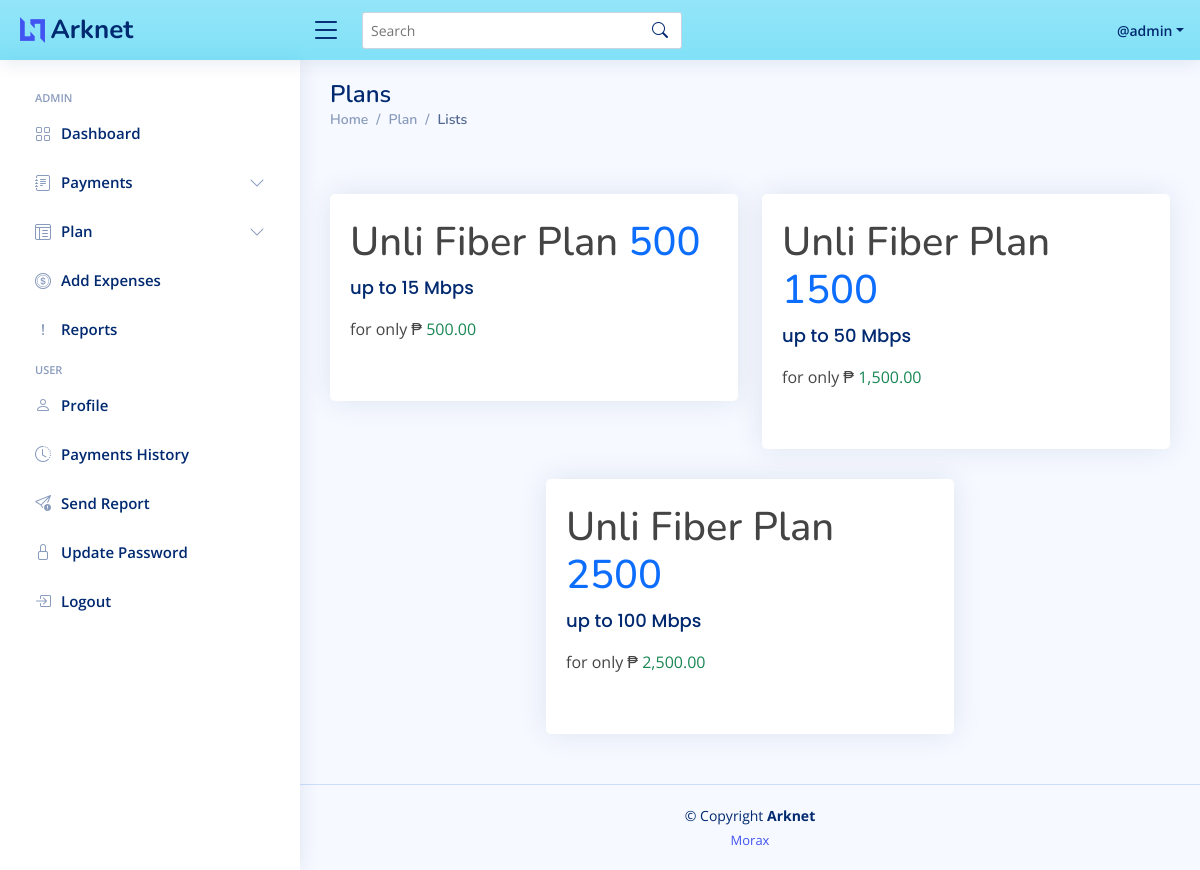
Page /plan/ (signed in) on the committed database.
### app/models.py (models this page shows, shortened)
class User(db.Model):
    id = db.Column(db.Integer, primary_key=True)
    username = db.Column(db.String(120), nullable=False, unique=True)
    _password = db.Column(db.String(120), nullable=False)
    created_on = db.Column(db.DateTime(timezone=True), server_default=db.func.now())
    last_modified = db.Column(db.DateTime(timezone=True), nullable=False, server_default=db.func.now())
    last_login = db.Column(db.DateTime(timezone=True))
    is_admin = db.Column(db.Boolean, default=False)
    secret_answer_id = db.Column(db.Integer, db.ForeignKey("secret_answer.id", ondelete="CASCADE"), nullable=False)
    secret_answer = db.relationship("SecretAnswer", backref=db.backref("user", uselist=False, cascade="all, delete",
                                                                       passive_deletes=True))
    user_details_id = db.Column(db.Integer, db.ForeignKey("user_details.id", ondelete="CASCADE"), nullable=False)
    user_details = db.relationship("UserDetails", backref=db.backref("user", uselist=False, cascade="all, delete",
                                                                     passive_deletes=True))
    def __str__(self):
        return f"@{self.username}"
    @property
    def password(self):
        return self._password
    @hybrid_property
    def is_active(self):
        return User.query.join(Payment, Payment.is_expired == False).first()

class Plan(db.Model):
    id = db.Column(db.Integer, primary_key=True)
    price = db.Column(db.Integer, nullable=False)
    speed = db.Column(db.Integer, nullable=False)

### app/plan/routes.py (the view)
@plan_bp.route("/")
def plan_lists():
    plans = db.session.query(Plan).order_by(Plan.price).all()
    context = dict(
        plans=plans
    )
    return render_template('plan/lists.html', **context)

### app/auth/utils.py (called while the page is built)
def load_user() -> User:
    return User.query.filter_by(username=session.get("username")).first()

### app/utils.py (called while the page is built)
def dumps_token(token, salt=None):
    return s.dumps(token, salt)

### app/templates/plan/lists.html (shortened to what this page needs)
{% extends 'base.html' %}
{% block body %}
  <header id="header" class="header fixed-top d-flex align-items-center bg-info bg-gradient bg-opacity-50">
    {% include 'includes/logo.html' %}
    {% include 'includes/search_bar.html' %}
    {% include 'includes/navbar.html' %}
  </header>
   {% include 'includes/sidenav.html' %}
  <main id="main" class="main">
    <div class="pagetitle">
      <h1>Plans</h1>
      <nav>
        <ol class="breadcrumb">
          <li class="breadcrumb-item"><a href="{{ url_for('main.dashboard') }}">Home</a></li>
          <li class="breadcrumb-item">Plan</li>
          <li class="breadcrumb-item active">Lists</li>
        </ol>
      </nav>
    </div>
    <section class="section pt-5">
        <div class="row">
            {% for plan in plans %}
							<div class="col-xxl-3 col-md-6 mx-auto">
            		<div class="card info-card sales-card py-4">
            		  <div class="card-body">
            		    <h1>Unli Fiber Plan <span class="h1 text-primary">{{ plan.price }} </span></h1>
            		    <p><span class="card-title text-"> up to {{ plan.speed }} Mbps</span></p>
            		    <p>for only ₱ <span class="text-success">{{ "{:,.2f}".format(plan.price) }}</span></p>
            		  </div>
            		</div>
							</div>
						{% endfor %}
        </div>
      </section>
  </main>
{% endblock %}

### app/templates/base.html (shortened to what this page needs)
<!DOCTYPE html>
<html lang="en">
<head>
  <link href="{{ url_for('static', filename='vendor/bootstrap/css/bootstrap.min.css') }}" rel="stylesheet">
  <link href="{{ url_for('static', filename='vendor/bootstrap-icons/bootstrap-icons.css') }}" rel="stylesheet">
  <link href="{{ url_for('static', filename='vendor/boxicons/css/boxicons.min.css') }}" rel="stylesheet">
  <link href="{{ url_for('static', filename='vendor/quill/quill.snow.css') }}" rel="stylesheet">
  <link href="{{ url_for('static', filename='vendor/quill/quill.bubble.css') }}" rel="stylesheet">
  <link href="{{ url_for('static', filename='vendor/remixicon/remixicon.css') }}" rel="stylesheet">
  <link href="{{ url_for('static', filename='vendor/simple-datatables/style.css') }}" rel="stylesheet">
  <link href="{{ url_for('static', filename='css/style.css') }}" rel="stylesheet">
</head>
<body>
{% block body %}{% endblock %}
{% include 'includes/footer.html' %}
</body>
</html>

### app/templates/includes/logo.html
<div class="d-flex align-items-center justify-content-between">
    <a href="#" class="logo d-flex align-items-center">
      <img src="assets/img/logo.png" alt="">
      <span class="d-none d-lg-block">Arknet</span>
    </a>
    <i class="bi bi-list toggle-sidebar-btn"></i>
  </div>

### app/templates/includes/search_bar.html
<div class="search-bar">
    <form class="search-form d-flex align-items-center" action="#">
      <input type="text" name="query" placeholder="Search" title="Enter search keyword">
      <button type="submit" title="Search"><i class="bi bi-search"></i></button>
    </form>
  </div>

### app/templates/includes/navbar.html (shortened to what this page needs)
<nav class="header-nav ms-auto">
    <ul class="d-flex align-items-center">
      <li class="nav-item dropdown pe-3">
        <a class="nav-link nav-profile d-flex align-items-center pe-0" href="#" data-bs-toggle="dropdown">
          <span class="d-none d-md-block dropdown-toggle ps-2">{{ load_user() }}</span>
        </a>
      </li>
    </ul>
  </nav>

### app/templates/includes/sidenav.html (shortened to what this page needs)
 <aside id="sidebar" class="sidebar">
    <ul class="sidebar-nav" id="sidebar-nav">
      {% if load_user().is_admin %}
        <li class="nav-heading">Admin</li>
        <li class="nav-item">
          <a class="nav-link collapsed" href="{{ url_for('main.dashboard') }}">
            <i class="bi bi-grid"></i>
            <span>Dashboard</span>
          </a>
        </li>
        <li class="nav-item">
          <a class="nav-link collapsed" data-bs-target="#admin-payments-nav" data-bs-toggle="collapse" href="#">
            <i class="bi bi-journal-text"></i><span>Payments</span><i class="bi bi-chevron-down ms-auto"></i>
          </a>
        </li>
        <li class="nav-item">
          <a class="nav-link collapsed" data-bs-target="#plans-nav" data-bs-toggle="collapse" href="#">
            <i class="bi bi-layout-text-window-reverse"></i><span>Plan</span><i class="bi bi-chevron-down ms-auto"></i>
          </a>
        </li>
        <li class="nav-item">
          <a class="nav-link collapsed" href="{{ url_for('main.expenses_form') }}">
            <i class="bi bi-coin"></i>
            <span>Add Expenses</span>
          </a>
        </li>
        <li class="nav-item">
          <a class="nav-link collapsed" href="{{ url_for('main.report_lists') }}">
            <i class="bi bi-exclamation-lg"></i>
            <span>Reports</span>
          </a>
        </li>
      {% endif %}
      <li class="nav-heading">User</li>
      <li class="nav-item">
        <a class="nav-link collapsed" href="{{ url_for('main.profile') }}">
          <i class="bi bi-person"></i>
          <span>Profile</span>
        </a>
      </li>
      <li class="nav-item">
        <a class="nav-link collapsed" href="{{ url_for('admin.payment.payment_table', token=dumps_token(load_user().username, salt='search_username')) }}">
          <i class="bi bi-clock-history"></i>
          <span>Payments History</span>
        </a>
      </li>
      <li class="nav-item">
        <a class="nav-link collapsed" href="{{ url_for('main.send_report') }}">
          <i class="bi bi-send-exclamation"></i>
          <span>Send Report</span>
        </a>
      </li>
      <li class="nav-item">
        <a class="nav-link collapsed" href="{{ url_for('auth.update_password', token=dumps_token(load_user().username, salt='forgot_password')) }}">
          <i class="bi bi-lock"></i>
          <span>Update Password</span>
        </a>
      </li>
      <li class="nav-item">
        <a class="nav-link collapsed" href="{{ url_for('auth.logout') }}">
          <i class="bi bi-box-arrow-in-right"></i>
          <span>Logout</span>
        </a>
      </li>
    </ul>
  </aside>

### app/templates/includes/footer.html (shortened to what this page needs)
  <footer id="footer" class="footer">
    <div class="copyright">
      &copy; Copyright <strong><span>Arknet</span></strong>
    </div>
    <div class="credits">
      <a href="#">Morax</a>
    </div>
  </footer>

### app/static/css/style.css (style rules this page uses)
:root { scroll-behavior: smooth; }
body { font-family: "Open Sans", sans-serif; background: #f6f9ff; color: #444444; }
a { color: #4154f1; text-decoration: none; }
h1, h2, h3, h4, h5, h6 { font-family: "Nunito", sans-serif; }
#main { margin-top: 60px; padding: 20px 30px; transition: all 0.3s; }
.pagetitle { margin-bottom: 10px; }
.pagetitle h1 { font-size: 24px; margin-bottom: 0; font-weight: 600; color: #012970; }
.card { margin-bottom: 30px; border: none; border-radius: 5px; box-shadow: 0px 0 30px rgba(1, 41, 112, 0.1); }
.card-title { padding: 20px 0 15px 0; font-size: 18px; font-weight: 500; color: #012970; font-family: "Poppins", sans-serif; }
.card-body { padding: 0 20px 20px 20px; }
.breadcrumb { font-size: 14px; font-family: "Nunito", sans-serif; color: #899bbd; font-weight: 600; }
.breadcrumb a { color: #899bbd; transition: 0.3s; }
.breadcrumb .breadcrumb-item::before { color: #899bbd; }
.breadcrumb .active { color: #51678f; font-weight: 600; }
.logo { line-height: 1; }
@media (min-width: 1200px) { .logo { width: 280px; } }
.logo img { max-height: 26px; margin-right: 6px; }
.logo span { font-size: 26px; font-weight: 700; color: #012970; font-family: "Nunito", sans-serif; }
.header { transition: all 0.5s; z-index: 997; height: 60px; box-shadow: 0px 2px 20px rgba(1, 41, 112, 0.1); background-color: #fff; padding-left: 20px; }
.header .toggle-sidebar-btn { font-size: 32px; padding-left: 10px; cursor: pointer; color: #012970; }
.header .search-bar { min-width: 360px; padding: 0 20px; }
.header .search-form { width: 100%; }
.header .search-form input { border: 0; font-size: 14px; color: #012970; border: 1px solid rgba(1, 41, 112, 0.2); padding: 7px 38px 7px 8px; border-radius: 3px; transition: 0.3s; width: 100%; }
.header .search-form button { border: 0; padding: 0; margin-left: -30px; background: none; }
.header .search-form button i { color: #012970; }
.header-nav ul { list-style: none; }
.header-nav>ul { margin: 0; padding: 0; }
.header-nav .nav-profile { color: #012970; }
.header-nav .nav-profile span { font-size: 14px; font-weight: 600; }
.sidebar { position: fixed; top: 60px; left: 0; bottom: 0; width: 300px; z-index: 996; transition: all 0.3s; padding: 20px; overflow-y: auto; scrollbar-width: thin; scrollbar-color: #aab7cf transparent; box-shadow: 0px 0px 20px rgba(1, 41, 112, 0.1); background-color: #fff; }
@media (min-width: 1200px) { #main, #footer { margin-left: 300px; } }
.sidebar-nav { padding: 0; margin: 0; list-style: none; }
.sidebar-nav li { padding: 0; margin: 0; list-style: none; }
.sidebar-nav .nav-item { margin-bottom: 5px; }
.sidebar-nav .nav-heading { font-size: 11px; text-transform: uppercase; color: #899bbd; font-weight: 600; margin: 10px 0 5px 15px; }
.sidebar-nav .nav-link { display: flex; align-items: center; font-size: 15px; font-weight: 600; color: #4154f1; transition: 0.3; background: #f6f9ff; padding: 10px 15px; border-radius: 4px; }
.sidebar-nav .nav-link i { font-size: 16px; margin-right: 10px; color: #4154f1; }
.sidebar-nav .nav-link.collapsed { color: #012970; background: #fff; }
.sidebar-nav .nav-link.collapsed i { color: #899bbd; }
.sidebar-nav .nav-link .bi-chevron-down { margin-right: 0; transition: transform 0.2s ease-in-out; }
.footer { padding: 20px 0; font-size: 14px; transition: all 0.3s; border-top: 1px solid #cddfff; }
.footer .copyright { text-align: center; color: #012970; }
.footer .credits { padding-top: 5px; text-align: center; font-size: 13px; color: #012970; }

### rows in the picture
User: username "@admin"
Plan: price "500", speed "15", price "500.00"
Plan: price "1500", speed "50", price "1,500.00"
Plan: price "2500", speed "100", price "2,500.00"
